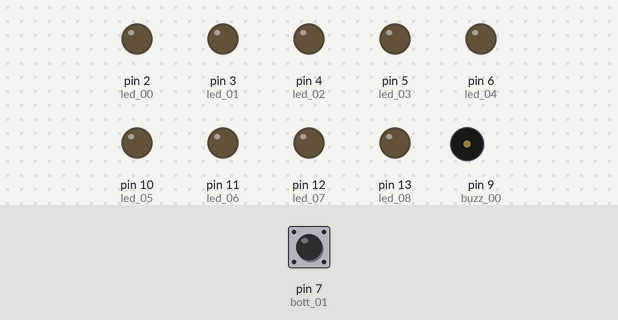
Recording of a sketch running on a simulated Arduino Uno, built with avr-gcc and run on an emulated ATmega328P. On the bench: output pins drawn as LEDs (lit = HIGH), buzzer (waves = sounding, pin HIGH). Dashed ring = blinking. The test bench sets the inputs (shaded band); at power-on: pin 7 (bott_01) LOW.

Above: at 1.2 s.
1.3 s: pin 7 (bott_01) pulled HIGH for 0.15 s
At 2.2 s:
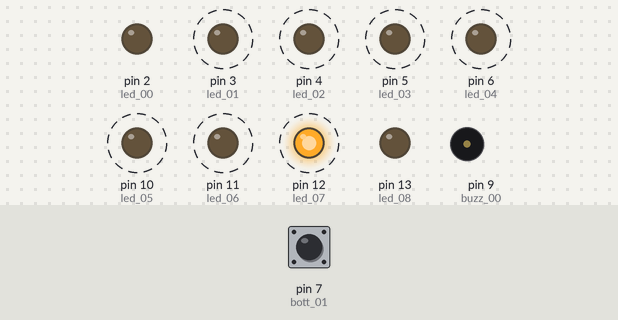
4.3 s: pin 7 (bott_01) pulled HIGH for 1 s
At 4.64 s:
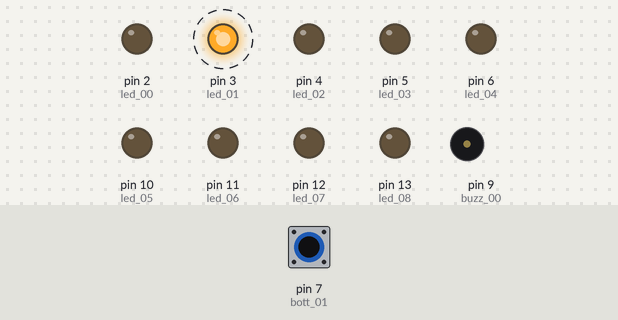
7.3 s: pin 7 (bott_01) pulled HIGH for 3.2 s
At 7.46 s:
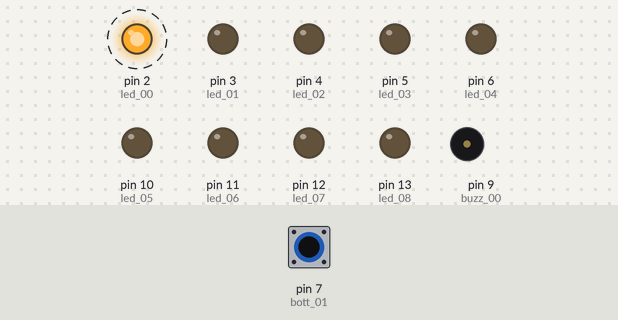
Timing chart, 0 to 12.5 s (numbered marks = the images above; inputs shaded):
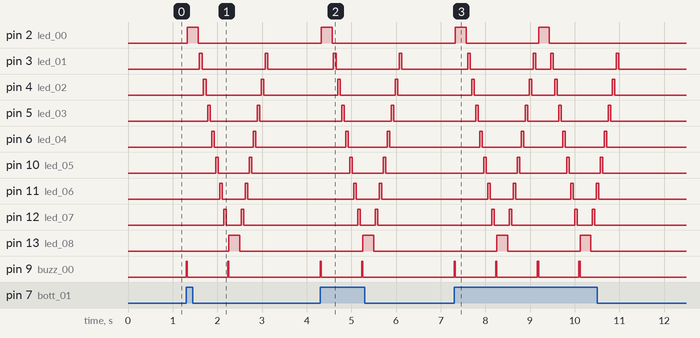

Measured:
- after the input at 1.3 s, pin 2 (led_00): LOW → HIGH at once, → LOW 0.24 s later; pin 3 (led_01): alternates HIGH for 0.06 s and LOW for 1.4 s, starting after 0.30 s
- after the input at 4.3 s, pin 2 (led_00): LOW → HIGH at once, → LOW 0.24 s later; pin 3 (led_01): alternates HIGH for 0.06 s and LOW for 1.4 s, starting after 0.30 s
- after the input at 7.3 s, pin 2 (led_00): alternates HIGH for 0.24 s and LOW for 1.6 s, 4 changes in all, then stays LOW, starting at once; pin 6 (led_04): alternates HIGH for 0.06 s and LOW for 0.87 s, 8 changes in all, then stays LOW, starting after 0.57 s

The sketch:

Simple_switchOnNOff.ino
```cpp
int led_00 = 2;
int led_01 = 3;
int led_02 = 4;
int led_03 = 5;
int led_04 = 6;

int led_05 = 10;
int led_06 = 11;
int led_07 = 12;
int led_08 = 13;

int bott_01 = 7;
int bott_00 = 8;
int buzz_00 = 9;

bool flag = false;
volatile byte state = HIGH;

int delayOn = 60;
int delayOff = 30;
int delayBuzz = 30;

float endStayRate = 4.0;

void setup() {
  pinMode(led_00, OUTPUT);
  pinMode(led_01, OUTPUT);
  pinMode(led_02, OUTPUT);
  pinMode(led_03, OUTPUT);
  pinMode(led_04, OUTPUT);
  pinMode(led_05, OUTPUT);
  pinMode(led_06, OUTPUT);
  pinMode(led_07, OUTPUT);
  pinMode(led_08, OUTPUT);

  pinMode(buzz_00, OUTPUT);

  pinMode(bott_00, INPUT);  // PULL-UP SW
  pinMode(bott_01, INPUT);  // PULL-DOWN SW
}

void loop() {

  if ( digitalRead(bott_01) == HIGH ) {
    buzz(delayBuzz);
    blink(led_00, delayOn * endStayRate, delayOff);

    for (int i = led_01; i <= led_04; i += 1)   {
      blink(i, delayOn, delayOff);
    }
    for (int i = led_05; i <= led_07; i += 1)   {
      blink(i, delayOn, delayOff);
    }

    buzz(delayBuzz);
    blink(led_08, delayOn * endStayRate, delayOff);

    for (int i = led_07; i >= led_05; i -= 1)   {
      blink(i, delayOn, delayOff);
    }
    for (int i = led_04; i >= led_01; i -= 1)   {
      blink(i, delayOn, delayOff);
    }
  } else {
    for (int i = led_00; i <= led_04; i += 1) {
      digitalWrite(i, LOW);
    }
    for (int i = led_05; i <= led_08; i += 1) {
      digitalWrite(i, LOW);
    }
  }

}

/*
  void blink() {
      if ( flag == false)   {
        digitalWrite(buzz_00, HIGH); delay(delayBuzz);
        digitalWrite(buzz_00, LOW);

        state = !state;
        flag = true;
      }

      else {
        flag = false;
      }
  }
*/


void blink(int port, float dON, float dOFF) {
  digitalWrite(port, HIGH); delay(dON);
  digitalWrite(port, LOW); delay(dOFF);
}

void buzz(int buzzON) {
  digitalWrite(buzz_00, HIGH); delay(buzzON);
  digitalWrite(buzz_00, LOW);
}
```
